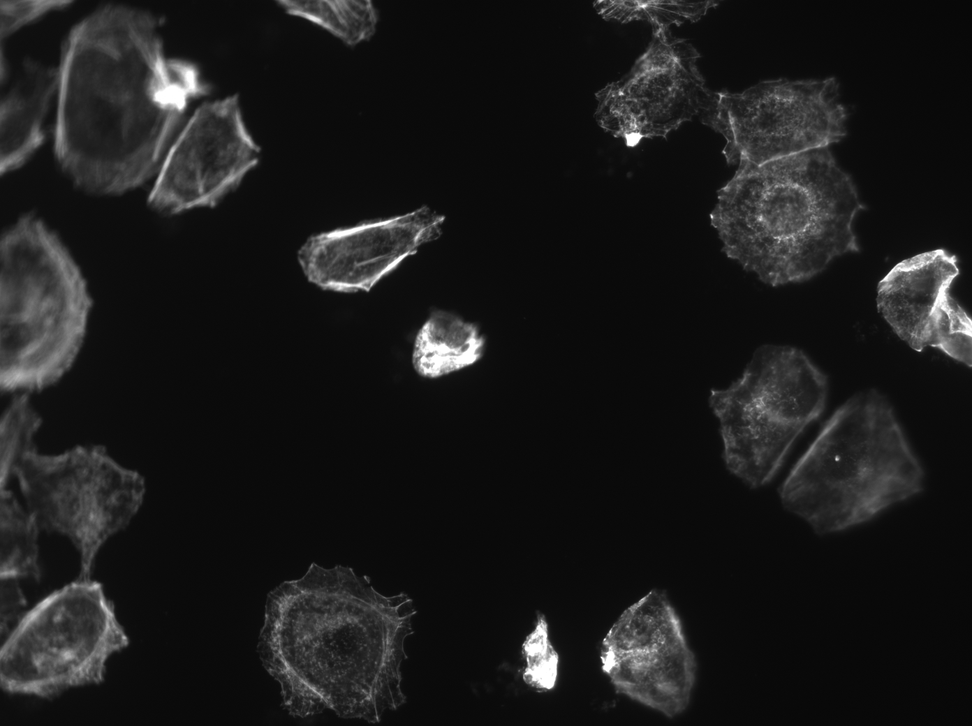
#> input picture cell_segmentation /cell1.tif, 972 x 726 px, shrunk from 1392 x 1040 before the run
$ python bala_cell.py
#> lines starting #> are read from the running program, lines starting #| are printed output that depends on the picture; after the words box and inside, x2 and y2 are one past the last pixel; in counts of white or black regions, pixels touching at a corner belong together
import numpy as np
import cv2
from matplotlib import pyplot as plt

img = cv2.imread('cell1.tif')
#> img is the input picture: shape (726, 972, 3); min 7, max 255, mean 26.5
# b, g, r = cv2.split(im)
# img = cv2.merge((r, g, b))

gray = cv2.cvtColor(img, cv2.COLOR_BGR2GRAY)
ret, thresh = cv2.threshold(gray, 0, 255, cv2.THRESH_BINARY_INV+cv2.THRESH_OTSU)
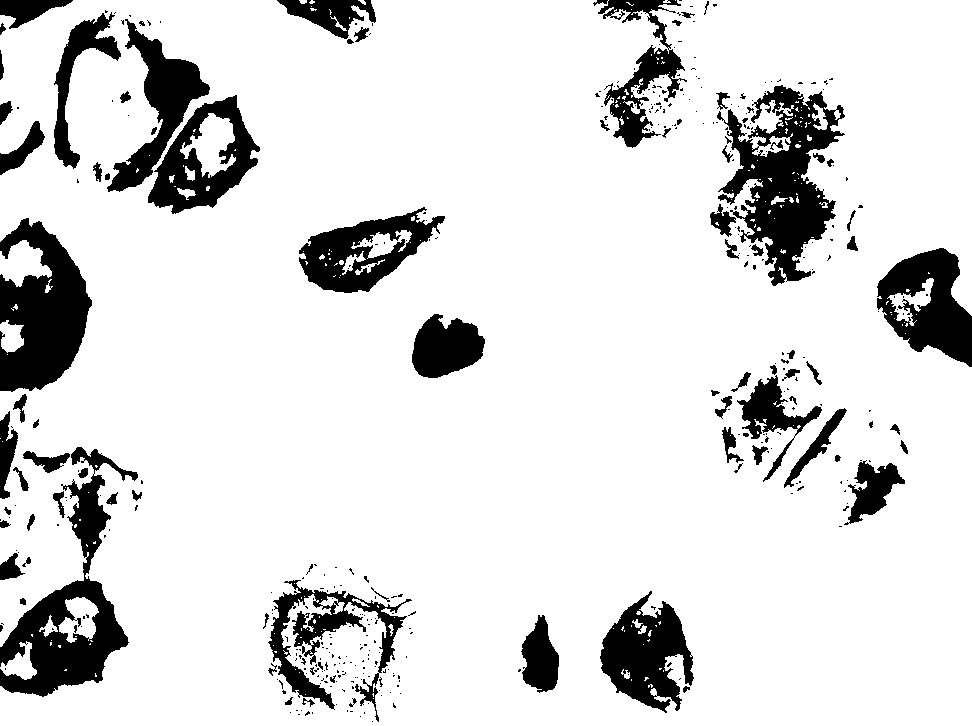
#> thresh: shape (726, 972); 86.5% white; 411 black regions (321 under 20 px), largest, box (x1, y1, x2, y2) and area: (717, 85, 845, 286) 11531, (0, 447, 138, 697) 10713, (0, 218, 92, 392) 10069
#> ret = 55
#plt.imshow(gray, cmap='gray')
#plt.imshow(thresh, cmap='gray')

# removing the noise
kernel = np.ones((3, 3), np.uint8)
opening = cv2.morphologyEx(thresh, cv2.MORPH_OPEN, kernel, iterations = 2)
#> opening: shape (726, 972); 85% white; 151 black regions (94 under 20 px), largest, box (x1, y1, x2, y2) and area: (710, 79, 845, 286) 15242, (93, 19, 260, 214) 12034, (0, 447, 138, 697) 11964

# confirming the background area
bk_gr = cv2.dilate(opening, kernel, iterations = 2)
#> bk_gr: shape (726, 972); 89.1% white; 73 black regions (38 under 20 px), largest, box (x1, y1, x2, y2) and area: (713, 87, 838, 283) 11598, (110, 25, 257, 211) 9120, (0, 221, 90, 389) 8849

# confirming the foreground area
dist_transform = cv2.distanceTransform(opening, cv2.DIST_L2, 5)
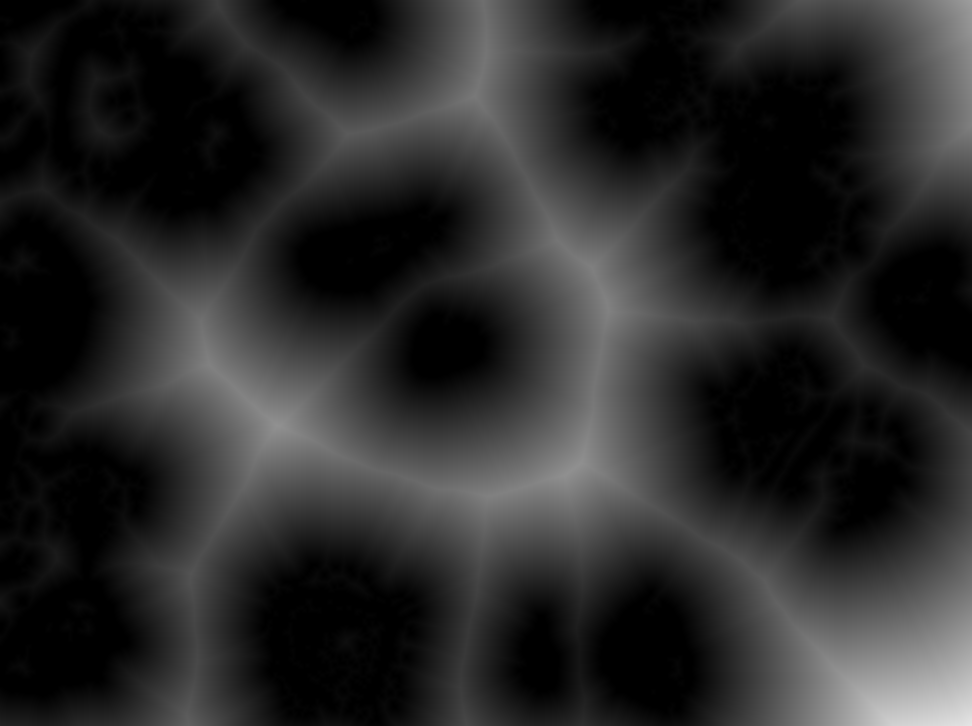
#> dist_transform: shape (726, 972) float32; min 0, max 229.7, mean 41.2
ret, fr_gr = cv2.threshold(dist_transform, 0.7*dist_transform.max(), 255, 0)
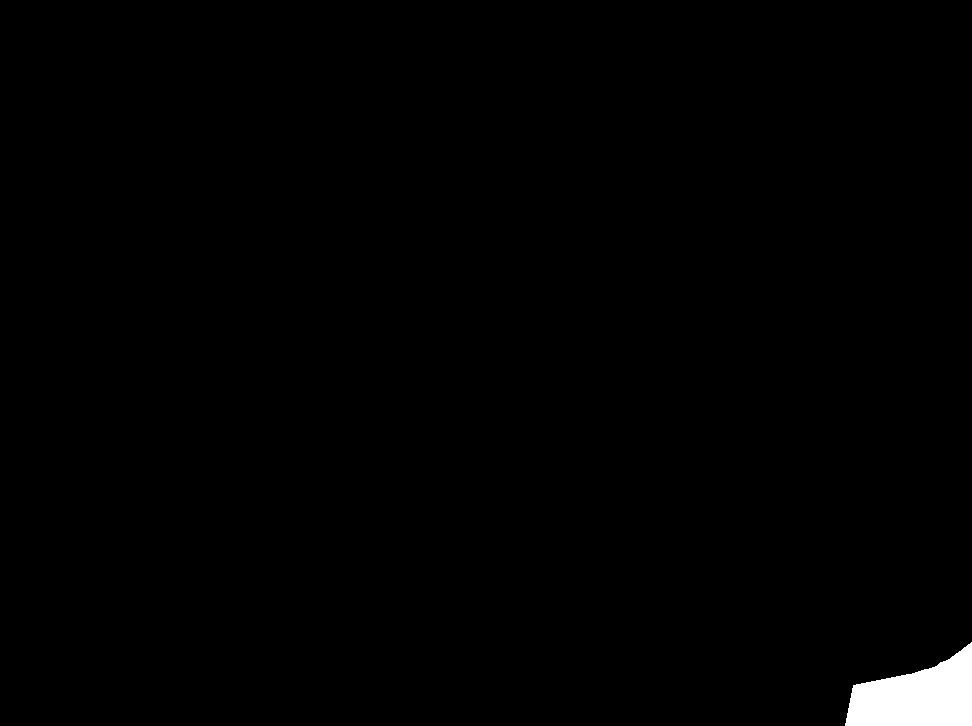
#> fr_gr: shape (726, 972) float32; 0.97% white; 1 white region, box (x1, y1, x2, y2) and area: (845, 642, 972, 726) 6844
#> ret = 160.8

# Finding the unknown regions

fr_gr = np.uint8(fr_gr)
unknown = cv2.subtract(bk_gr, fr_gr)
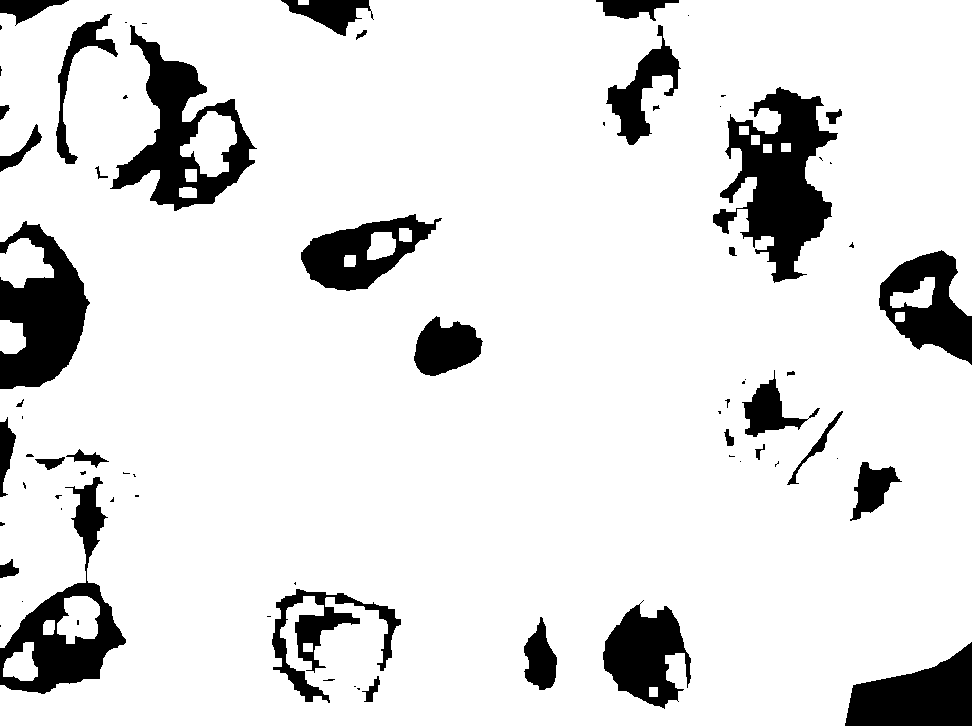
#> unknown: shape (726, 972); 88.1% white; 74 black regions (38 under 20 px), largest, box (x1, y1, x2, y2) and area: (713, 87, 838, 283) 11598, (110, 25, 257, 211) 9120, (0, 221, 90, 389) 8849

# Marker Labelling
ret, markers = cv2.connectedComponents(fr_gr)
#> ret = 2

# Add one to all labels to make foreground 1
markers = markers+1

# Marking the unknown region with zero
markers[unknown==255] = 0
#> markers: shape (726, 972) int32; 3 distinct labels, from 0 to 2

# Applying watershed algorithm
markers = cv2.watershed(img, markers)
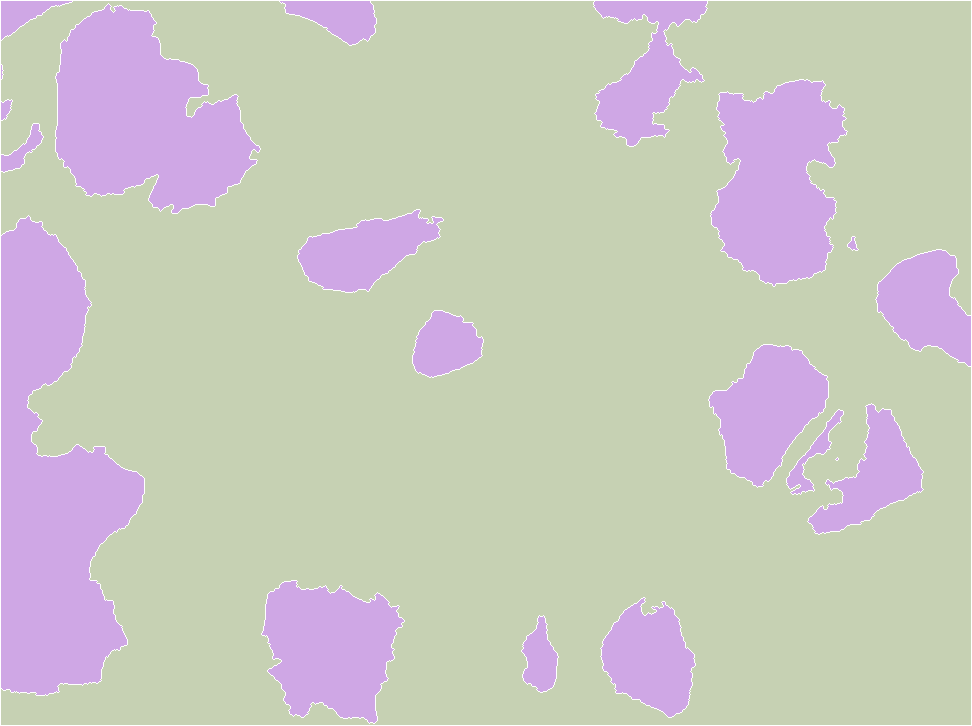
#> markers: shape (726, 972) int32; 3 distinct labels, from -1 to 2; one colour per label, 0 black, -1 white
img[markers == -1] = [0, 0, 255]
#> img: shape (726, 972, 3); 1.36% of pixels changed, all inside (x1, y1, x2, y2) = (0, 0, 972, 726)

# Write the output files to result folder
cv2.imwrite('results/gray.jpeg', gray)
cv2.imwrite('results/thresh.jpeg', thresh)
cv2.imwrite('results/opening.jpeg', opening)
cv2.imwrite('results/markers.jpeg', markers*255)
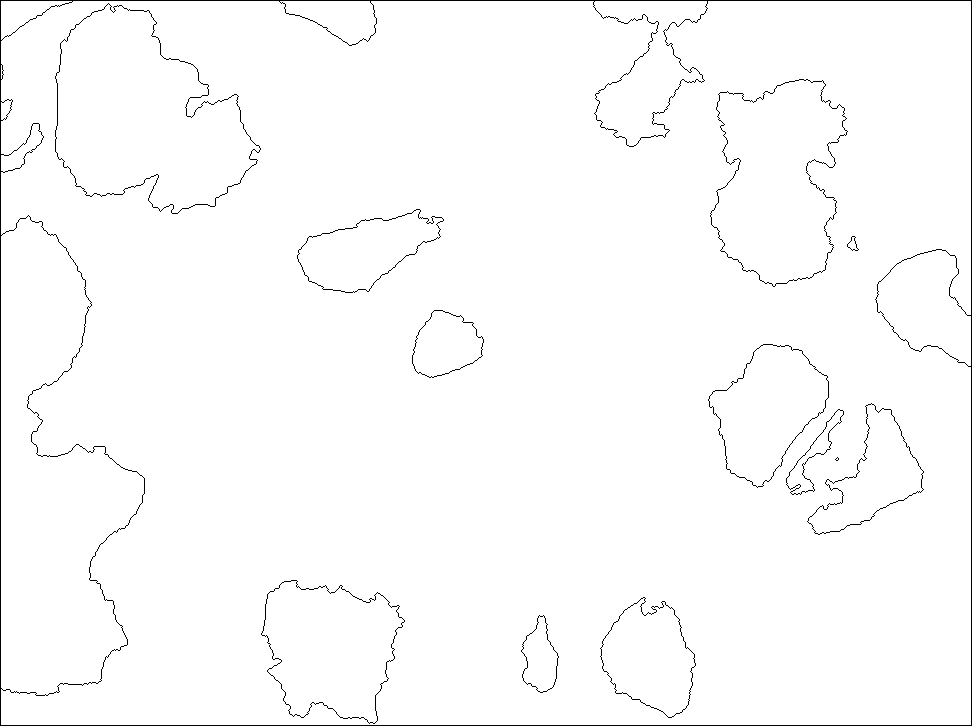
#> saved as markers.jpeg: shape (726, 972); 98.6% white; black in thin lines or dots
cv2.imwrite('results/background.jpeg', bk_gr)
cv2.imwrite('results/foreground.jpeg', fr_gr)
cv2.imwrite('results/final_output.jpeg', img)


plt.show()
